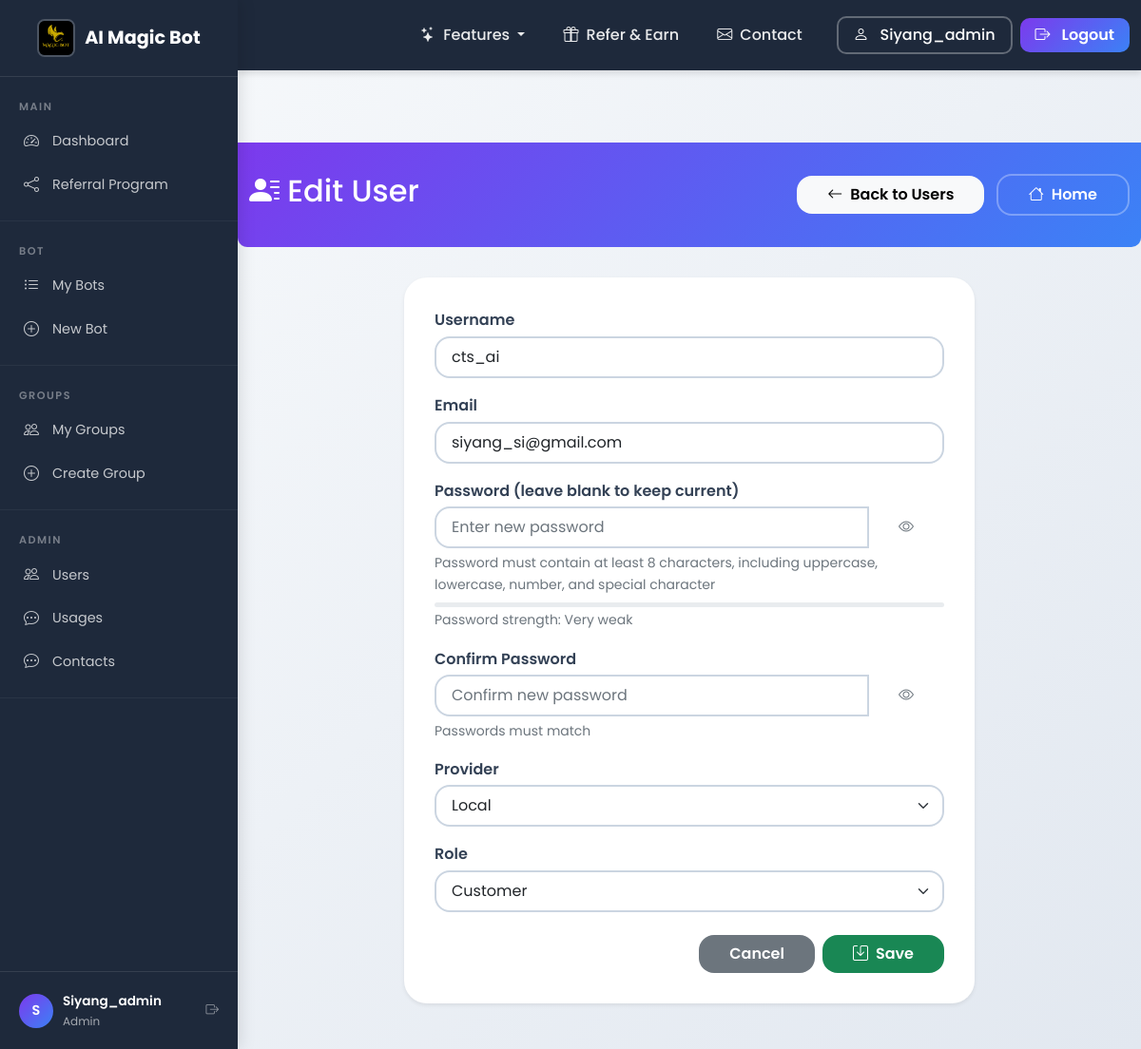
Page /users/1/edit (signed in) on the earlier database version.
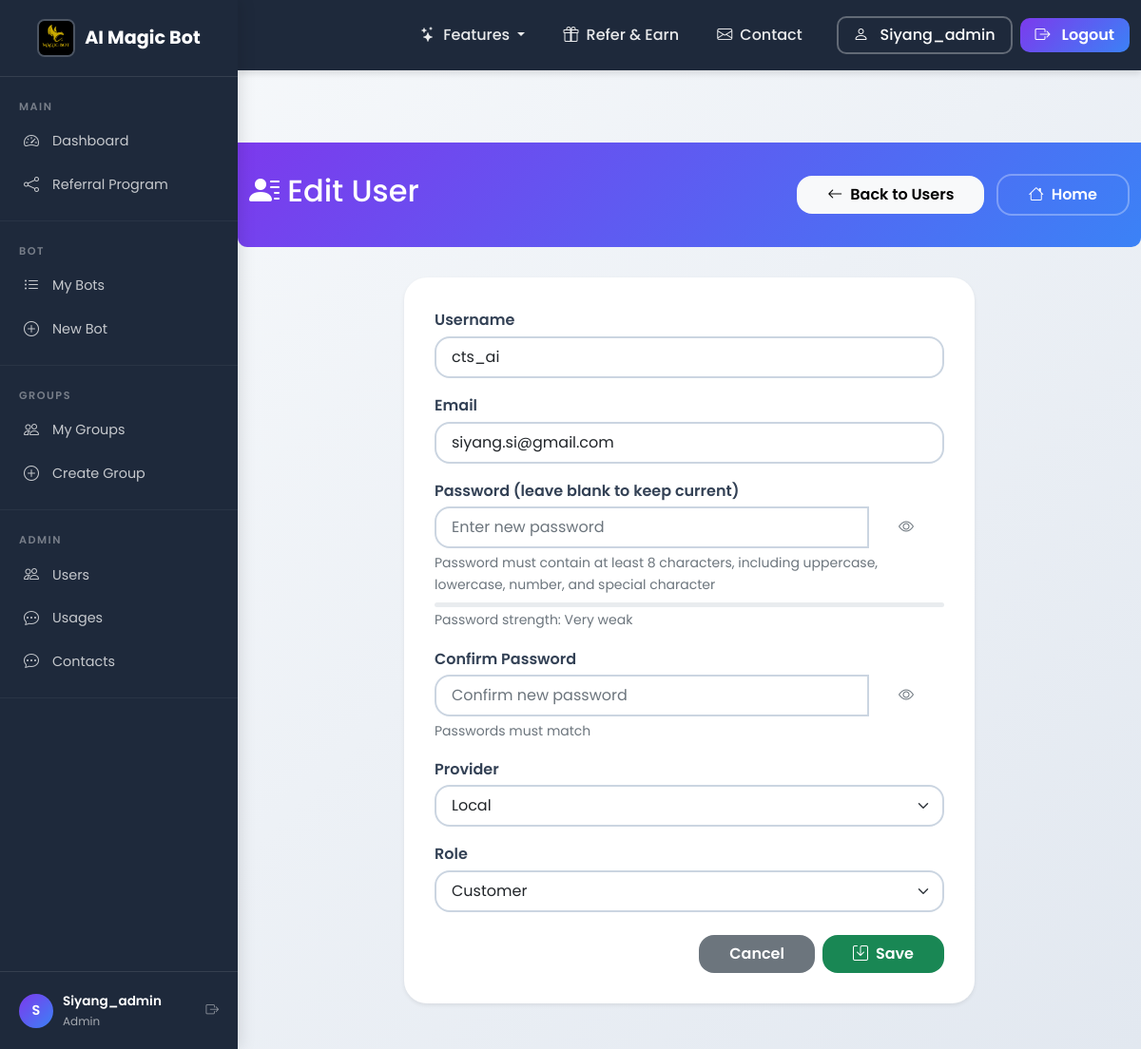
Same page on the later database version.
### tables this page shows
CREATE TABLE users (
            id INTEGER PRIMARY KEY AUTOINCREMENT,
            provider TEXT NOT NULL DEFAULT 'local',
            provider_id TEXT UNIQUE,
            username TEXT NOT NULL UNIQUE,
            email TEXT,
            password_hash TEXT,
            referral_credits INTEGER DEFAULT 0,
            referral_badge TEXT DEFAULT NULL,
            created_at TIMESTAMP DEFAULT CURRENT_TIMESTAMP,
            updated_at TIMESTAMP DEFAULT CURRENT_TIMESTAMP
        , preferred_platform TEXT DEFAULT NULL, platform_user_id TEXT DEFAULT NULL);

### app_complete_with_groups.py (the view, shortened to what this page needs)
@app.route("/users/<int:user_id>/edit", methods=["GET", "POST"])
@login_required
@admin_required_route
def user_edit(user_id):
    conn = get_db_connection()
    user = conn.execute("SELECT * FROM users WHERE id = ?", (user_id,)).fetchone()
    if not user:
        conn.close()
        flash("User not found", "error")
        return redirect(url_for('users_list'))
    role_row = conn.execute("SELECT r.name FROM roles r JOIN user_roles ur ON r.id = ur.role_id WHERE ur.user_id = ?", (user_id,)).fetchone()
    user_role = role_row['name'] if role_row else 'customer'
    conn.close()
    return render_template("user_form.html", user=user, user_role=user_role, username=session.get("username"), role=session.get("role"))

### app_complete_with_groups.py (called while the page is built)
@app.context_processor
def inject_random_background():
    import random
    background_images = [
        '/static/AI_IMG1.jpeg',
        '/static/AI_IMG_2.jpeg',
        '/static/AI_IMG_3.jpeg',
        '/static/AI_IMG_4.jpeg'
    ]
    random_bg = random.choice(background_images)
    return {
        'random_background': random_bg,
        'all_backgrounds': background_images,
        'is_admin': session.get('role') == 'admin'
    }

def admin_required_route(f):
    from functools import wraps
    @wraps(f)
    def decorated_function(*args, **kwargs):
        if session.get('role', 'customer') != 'admin':
            flash("Admin privileges required to access this page.", "error")
            return redirect(url_for('index'))
        return f(*args, **kwargs)
    return decorated_function

    def __call__(self, environ, start_response):
        environ['wsgi.url_scheme'] = 'https'
        return super().__call__(environ, start_response)

### db.py (called while the page is built)
def get_conn():
    if USE_PG:
        return _pg_conn()
    return _sqlite_conn()

### templates/user_form.html (shortened to what the changed rows need)
<!DOCTYPE html>
<html lang="en">
<head>
    <link href="https://cdn.jsdelivr.net/npm/bootstrap@5.1.3/dist/css/bootstrap.min.css" rel="stylesheet">
    <link rel="stylesheet" href="{{ url_for('static', filename='css/shared.css') }}">
    <link rel="stylesheet" href="https://cdn.jsdelivr.net/npm/bootstrap-icons@1.8.1/font/bootstrap-icons.css">
</head>
<body class="sidebar-layout">
    {% with active_page='users' %}
<div class="sidebar-content">
    {% endwith %}
    <div class="page-header">
        <div class="container">
            <div class="d-flex justify-content-between align-items-center">
                <div>
                    <h2><i class="bi bi-person-{% if user %}lines-fill{% else %}plus{% endif %}"></i> {% if user %}Edit{% else %}Add{% endif %} User</h2>
                </div>
            </div>
        </div>
    </div>
    <div class="container mb-5">
        <div class="card shadow-sm max-w-lg mx-auto" style="max-width: 600px;">
            <div class="card-body">
                <form method="POST" action="{% if user %}/users/{{ user.id }}/edit{% else %}/users/add{% endif %}">
                    <div class="mb-3">
                        <label class="form-label">Username</label>
                        <input type="text" name="username" class="form-control" required value="{{ user.username if user else '' }}">
                    </div>
                    <div class="mb-3">
                        <label class="form-label">Email</label>
                        <input type="email" name="email" class="form-control" value="{{ user.email if user else '' }}">
                    </div>
                    <div class="mb-3">
                        <label class="form-label">Provider</label>
                        <select name="provider" class="form-select">
                            <option value="local" {% if user and user.provider == 'local' %}selected{% endif %}>Local</option>
                        </select>
                    </div>
                </form>
            </div>
        </div>
    </div>
</div>
</body>
</html>

Differences in the rows shown:
changed users "cts_ai": email "siyang_si@gmail.com" → "siyang.si@gmail.com"
